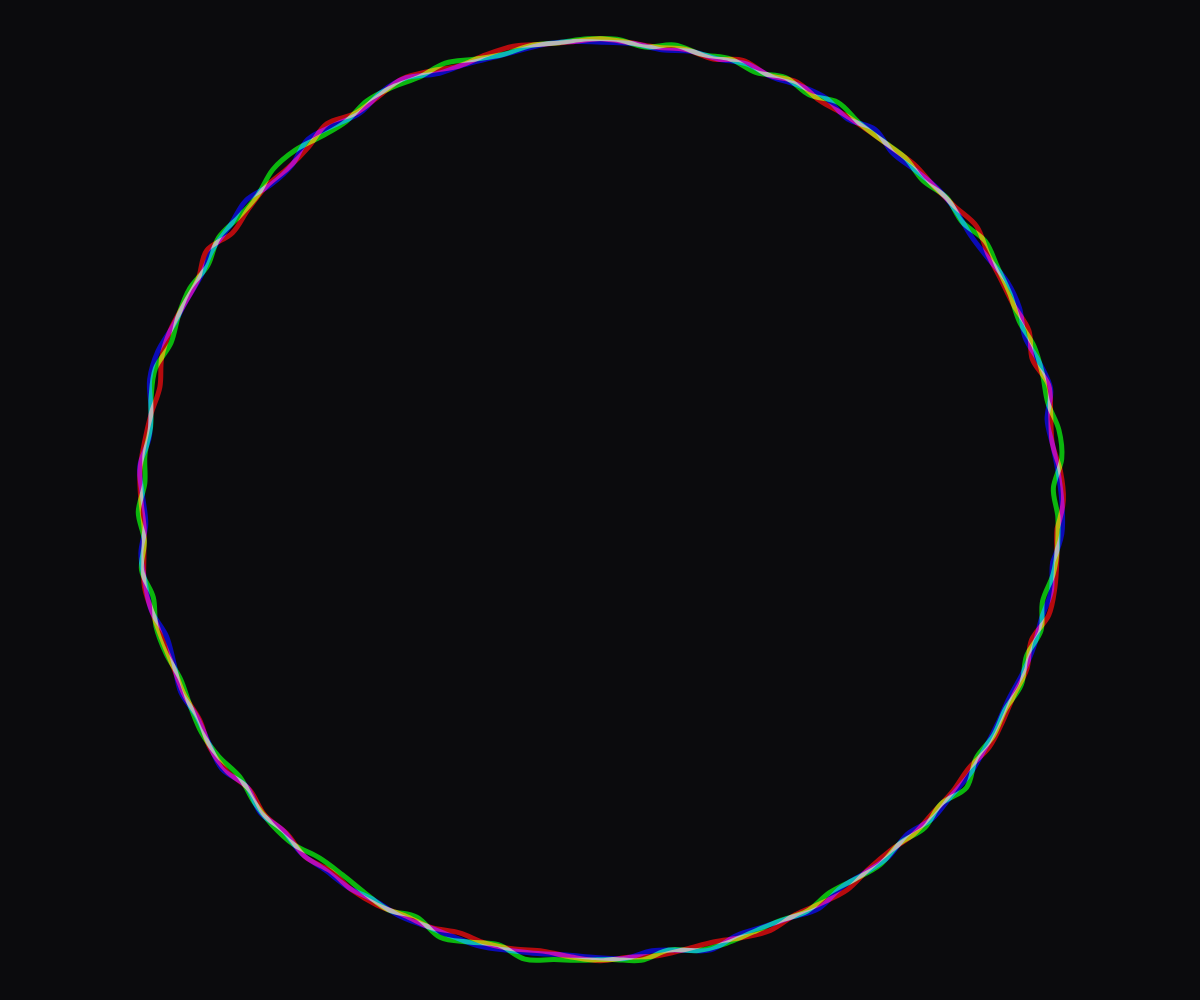
Frame 1 (no input)
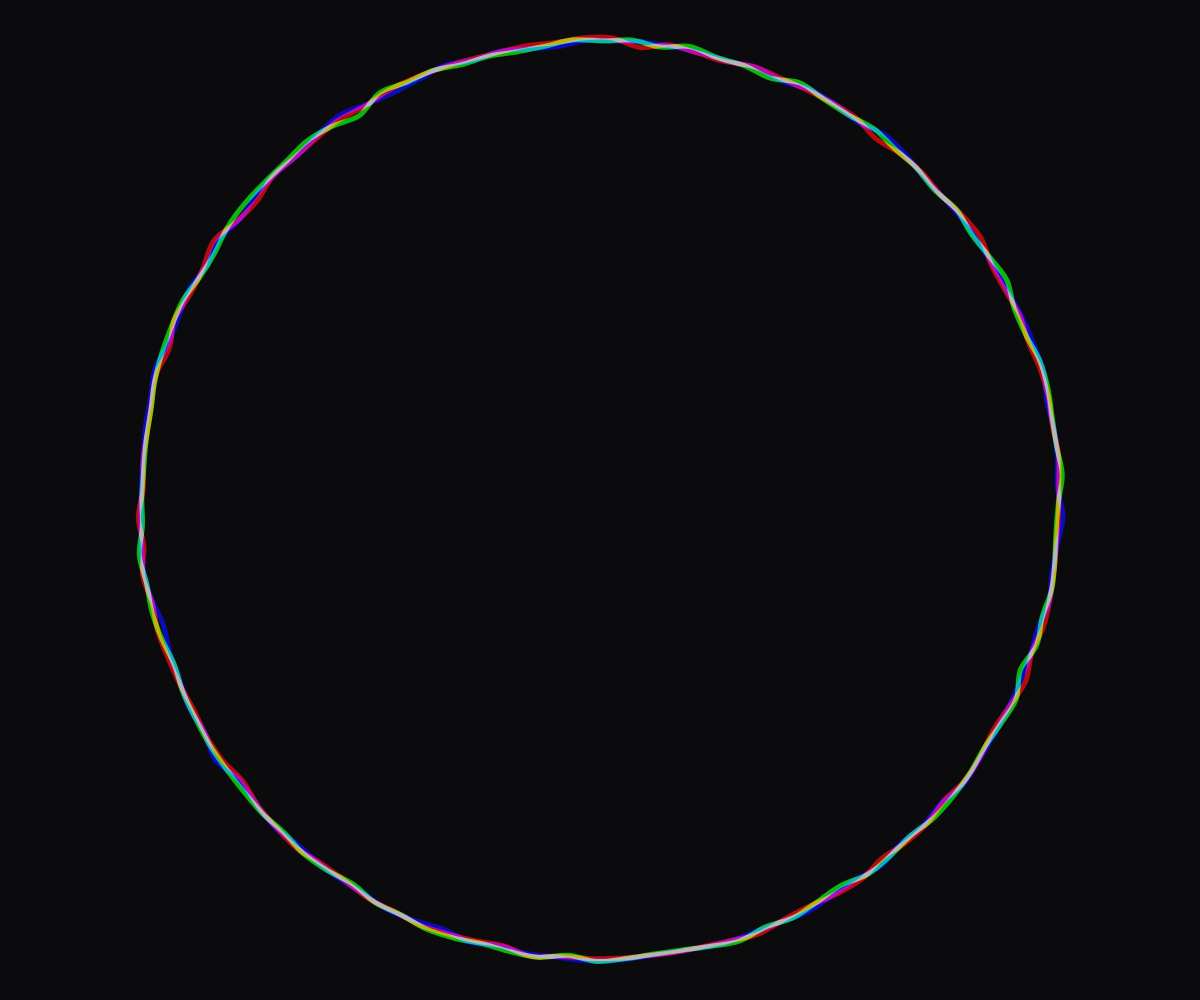
Frame 60 (no input)
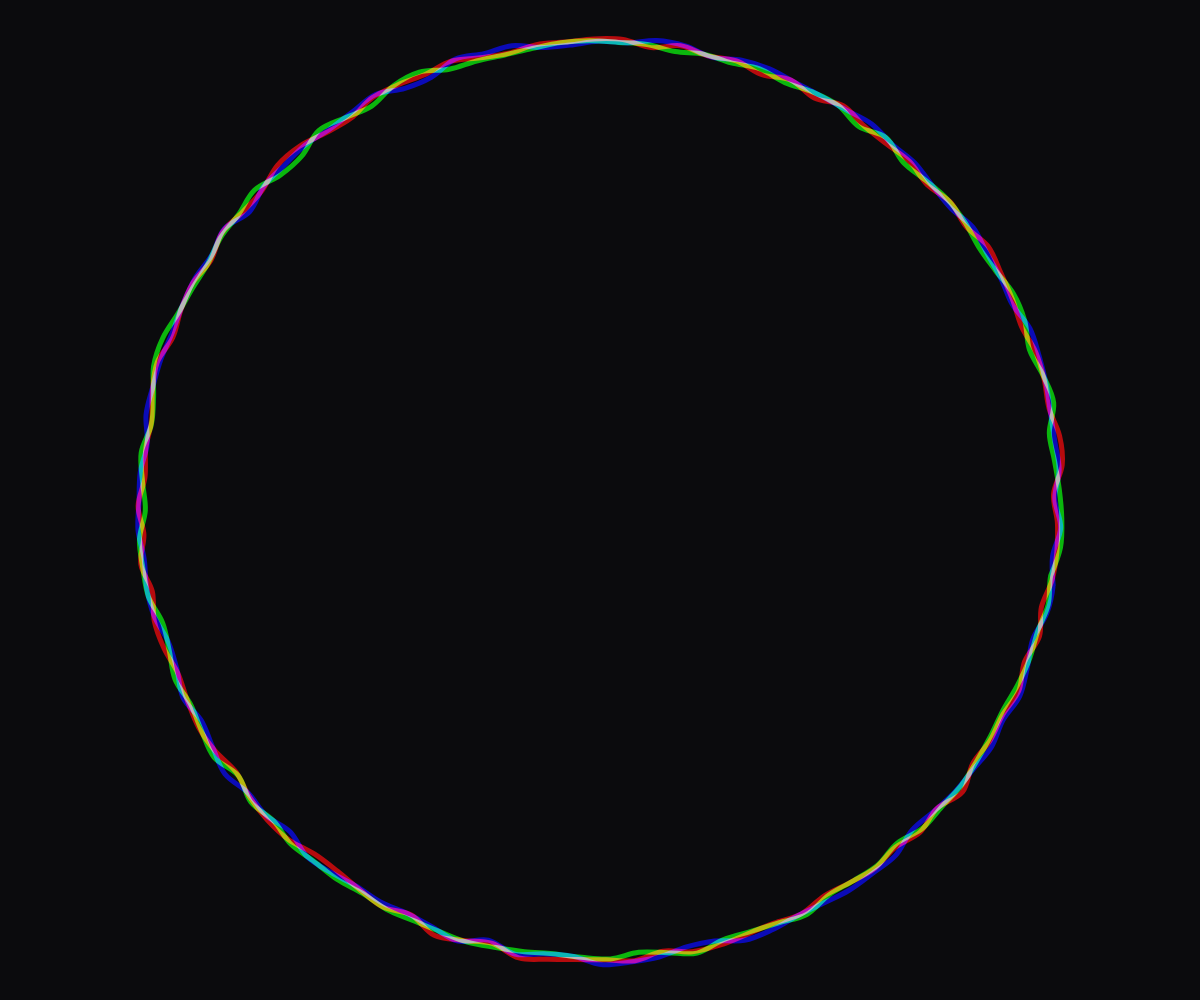
Frame 120 (the mouse pressed at the canvas centre since frame 60)

The p5.js sketch that drew these frames (run headless with seeded random() and noise() and a simulated clock; from frame 60 on, the mouse is pressed at the canvas centre):

// p5.js sketch
// ── sketch.js
let resolution = 100;
let circle_color;
let t = 0;
let speed = 0.008
let strength = 20


function getNoise(t,angle){
    return(map(noise(t+cos(angle)/100, t+sin(angle)/100),0,1,-strength,strength))
}

function drawCircle(radius, color, resolution, t){
    strokeWeight(5);
    noFill();
    step = 360/resolution
    stroke(color);
    let i = 0

    beginShape()
    let first_anchor=null
    for (let angle = 0; i <= resolution+1; angle+=step){
        let anchor = null

        if(resolution==i){
            angle=0
        }
        anchor = createVector((radius+noise(t,angle)*strength)*cos(angle), (radius+noise(t,angle)*strength)*sin(angle))

        if(angle==0){
            first_anchor = anchor
        }

        curveVertex(anchor.x, anchor.y)   
        i+=1
    }
    curveVertex(first_anchor.x, first_anchor.y)
    endShape()
}

function mouseClicked(){
    resolution+=1
}

function setup(){
    createCanvas(windowWidth, windowHeight);
    angleMode(DEGREES);
}

function draw(){
    radius = Math.min(width, height) / 2 - 50;

    blendMode(BLEND)
    background(11, 11, 13);

    colorMode(RGB, 255, 255, 255, 1);
    blendMode(SCREEN);
    noFill();
    translate(width / 2, height / 2);

    rotate(t*3)
    circle_color = color(255, 0, 0, .7);
    translate(0, 0)
    drawCircle(radius, circle_color, resolution, t);
    rotate(TWO_PI / 3+t)
    circle_color = color(0, 255, 0, .7);
    drawCircle(radius, circle_color, resolution, t+1)

    rotate(TWO_PI / 3-t)
    circle_color = color(0, 0, 255, .7);
    drawCircle(radius, circle_color, resolution, t+2)
    
    t += speed

}

function windowResized(){
    resizeCanvas(windowWidth, windowHeight);
}

// ── main.css
:root {
  --bg-0: #0B0B0D;
  --bg-1: #15161A;
  --bg-2: #1C1D22;

  --fg-0: #C7C7CC;
  --fg-1: #7A7B82;
  --fg-2: #4A4C54;

  --line-1: #2A2C33;

  --rgb-r: #FF2A2A;
  --rgb-g: #19E37A;
  --rgb-b: #2A6CFF;

  --accent:      #9B7BFF;
  --accent-soft: #6B5BB8;

  --font-mono:    'JetBrains Mono', ui-monospace, 'SF Mono', Menlo, Consolas, monospace;
  --font-display: 'JetBrains Mono', ui-monospace, 'SF Mono', Menlo, Consolas, monospace;
  --font-sans:    'IBM Plex Sans', system-ui, -apple-system, 'Segoe UI', Helvetica, Arial, sans-serif;
  --font-reading: 'IBM Plex Mono', ui-monospace, 'SF Mono', Menlo, Consolas, monospace;

  --tracking-nav:   0.2em;

  --sp-2: 8px;
  --sp-3: 12px;
  --sp-4: 16px;

  --ease-out: cubic-bezier(0.2, 0.8, 0.2, 1);
  --dur-micro: 120ms;
  --dur-state: 240ms;
}

* { box-sizing: border-box; }

html, body {
  margin: 0;
  padding: 0;
  height: 100%;
  overflow: hidden;
  background: var(--bg-0);
  color: var(--fg-0);
  font-family: var(--font-sans);
  -webkit-font-smoothing: antialiased;
  -moz-osx-font-smoothing: grayscale;
}

::selection { background: rgba(155, 123, 255, 0.3); color: var(--fg-0); }

canvas { display: block; }

.link-container {
  position: fixed;
  inset: 0;
  display: flex;
  flex-direction: column;
  align-items: center;
  justify-content: center;
  gap: var(--sp-3);
  pointer-events: none;
}

.link-container a {
  pointer-events: auto;
  position: relative;
  font-family: var(--font-mono);
  font-weight: 500;
  font-size: clamp(13px, 2.2vmin, 18px);
  letter-spacing: var(--tracking-nav);
  text-transform: uppercase;
  color: var(--fg-1);
  text-decoration: none;
  padding: var(--sp-2) var(--sp-3);
  transition:
    color var(--dur-state) var(--ease-out),
    text-shadow var(--dur-micro) var(--ease-out);
}

.link-container a::before {
  content: '> ';
  color: var(--fg-2);
  transition: color var(--dur-state) var(--ease-out);
}

.link-container a:hover,
.link-container a:focus-visible {
  color: var(--fg-0);
  outline: none;
  text-shadow:
    -1px 0 0 var(--rgb-r),
     1px 0 0 var(--rgb-b);
}

.link-container a:hover::before,
.link-container a:focus-visible::before {
  color: var(--accent);
}
